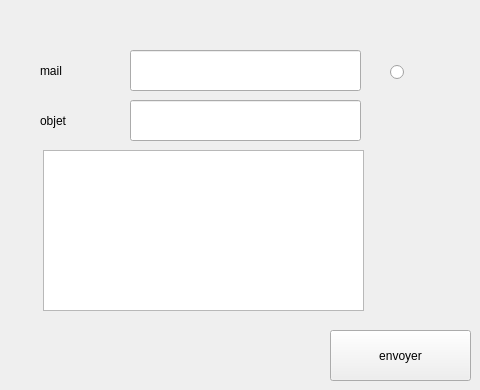
     <widget class="QWidget" name="tab_17">
      <attribute name="title">
       <string>Mailing</string>
      </attribute>
      <widget class="QLineEdit" name="mail_3">
       <property name="geometry">
        <rect>
         <x>130</x>
         <y>50</y>
         <width>231</width>
         <height>41</height>
        </rect>
       </property>
      </widget>
      <widget class="QLabel" name="label_22">
       <property name="geometry">
        <rect>
         <x>40</x>
         <y>100</y>
         <width>81</width>
         <height>41</height>
        </rect>
       </property>
       <property name="text">
        <string>objet</string>
       </property>
      </widget>
      <widget class="QPushButton" name="envoyer">
       <property name="geometry">
        <rect>
         <x>330</x>
         <y>330</y>
         <width>141</width>
         <height>51</height>
        </rect>
       </property>
       <property name="styleSheet">
        <string notr="true">#Rechercher {
    background-color: #FFDAB9; /* Couleur orange pâle */

    border-radius: 15px; /* Arrondi du bouton */
    padding: 6px; /* Espacement interne pour un meilleur aspect */
    color: black; /* Couleur du texte */
    font-weight: bold; /* Texte en gras pour une meilleure visibilité */
}

#Rechercher:hover {
    background-color: #FFB347; }
</string>
       </property>
       <property name="text">
        <string>envoyer</string>
       </property>
      </widget>
      <widget class="QLabel" name="label_23">
       <property name="geometry">
        <rect>
         <x>40</x>
         <y>50</y>
         <width>81</width>
         <height>41</height>
        </rect>
       </property>
       <property name="text">
        <string>mail</string>
       </property>
      </widget>
      <widget class="QLineEdit" name="objet">
       <property name="geometry">
        <rect>
         <x>130</x>
         <y>100</y>
         <width>231</width>
         <height>41</height>
        </rect>
       </property>
      </widget>
      <widget class="QTextEdit" name="corps">
       <property name="geometry">
        <rect>
         <x>43</x>
         <y>150</y>
         <width>321</width>
         <height>161</height>
        </rect>
       </property>
      </widget>
      <widget class="QRadioButton" name="urgent">
       <property name="geometry">
        <rect>
         <x>390</x>
         <y>60</y>
         <width>31</width>
         <height>24</height>
        </rect>
       </property>
       <property name="text">
        <string/>
       </property>
      </widget>
     </widget>
